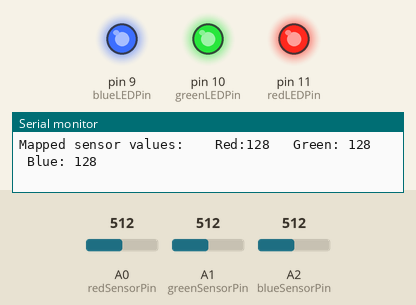
Simulated run of this sketch. Board: Arduino Uno, built with avr-gcc and run on an emulated ATmega328P. On the bench: output pins drawn as LEDs (lit = HIGH), the last lines printed to the serial monitor. The test bench sets the inputs (shaded band); at power-on: A0 (redSensorPin) = 512, A1 (greenSensorPin) = 512, A2 (blueSensorPin) = 512.

Above: at 1.8 s.
1.9 s: A0 (redSensorPin) set to 5
3.4 s: A0 (redSensorPin) set to 2
At 5.0 s:
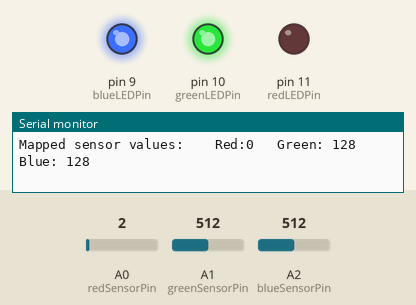
5.7 s: A1 (greenSensorPin) set to 5
7.5 s: A1 (greenSensorPin) set to 2
At 9.6 s:
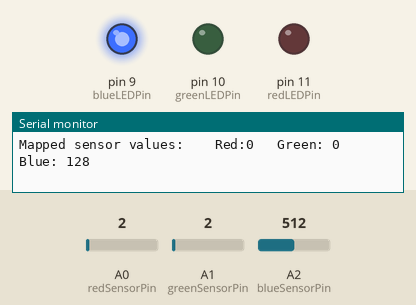
9.9 s: A2 (blueSensorPin) set to 5
11.7 s: A2 (blueSensorPin) set to 2
At 13.7 s:
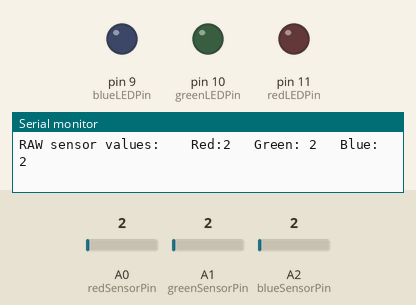
Timing chart, 0 to 15.1 s (numbered marks = the images above; inputs shaded):
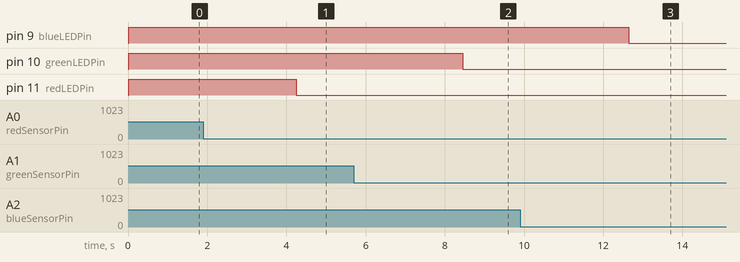

Measured:
- the behaviour switches between 4 and 3 on A0 (redSensorPin) (found by bisection; images 0 and 1)
- the behaviour switches between 4 and 3 on A1 (greenSensorPin) (found by bisection; images 1 and 2)
- the behaviour switches between 4 and 3 on A2 (blueSensorPin) (found by bisection; images 2 and 3)
- after the input at 3.4 s, pin 11 (redLEDPin): HIGH → LOW after 0.84 s
- after the input at 7.5 s, pin 10 (greenLEDPin): HIGH → LOW after 0.95 s
- after the input at 11.7 s, pin 9 (blueLEDPin): HIGH → LOW after 0.95 s

The sketch:

Project_04.ino
```cpp
const int redLEDPin = 11;
const int greenLEDPin = 10;
const int blueLEDPin = 9;

const int redSensorPin = A0;
const int greenSensorPin = A1;
const int blueSensorPin = A2;

int redValue = 0;
int greenValue = 0;
int blueValue = 0;

int redSensorValue = 0;
int greenSensorValue = 0;
int blueSensorValue = 0;


void setup() {
  // put your setup code here, to run once:

  Serial.begin(9600);

  pinMode(redLEDPin,OUTPUT);
  pinMode(greenLEDPin,OUTPUT);
  pinMode(blueLEDPin,OUTPUT);

}

void loop() {
  // put your main code here, to run repeatedly:

  redSensorValue = analogRead(redSensorPin);
  delay(5);

  greenSensorValue = analogRead(greenSensorPin);
  delay(5);

  blueSensorValue = analogRead(blueSensorPin);
  delay(5);

  redValue = redSensorValue/4;
  greenValue = greenSensorValue/4;
  blueValue = blueSensorValue/4;

  digitalWrite(redLEDPin,redValue);
  digitalWrite(greenLEDPin,greenValue);
  digitalWrite(blueLEDPin,blueValue);

  Serial.print("RAW sensor values: \t Red:");
  Serial.print(redSensorValue);
  Serial.print("\t Green: ");
  Serial.print(greenSensorValue);
  Serial.print("\t Blue: ");
  Serial.print(blueSensorValue);
  Serial.print("\n");

  Serial.print("Mapped sensor values: \t Red:");
  Serial.print(redValue);
  Serial.print("\t Green: ");
  Serial.print(greenValue);
  Serial.print("\t Blue: ");
  Serial.print(blueValue);
  Serial.print("\n");

  delay(1000);
}
```
